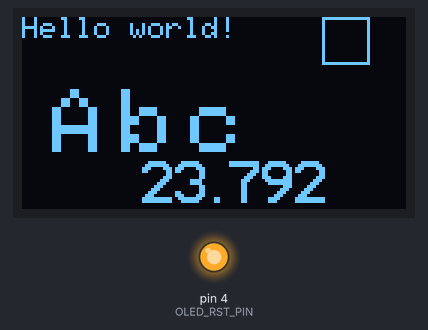
Bench run of a sketch on a simulated Arduino Uno, built with avr-gcc and run on an emulated ATmega328P. Parts: 128×64 one-colour display, output pins drawn as LEDs (lit = HIGH). Wiring (inferred from the names in the program): SSD1306 OLED at I2C address 0x3D.

Above: at 0.1 s.

The sketch:

OLED_test.ino
```cpp
#include <SSD1306_text.h>
#define OLED_RST_PIN  4

SSD1306_text oled(OLED_RST_PIN);

//------------------------------------------------------------------------------
void setup() {

// Initialize, optionally clear the screen
    oled.init();
    oled.clear();                 // clear screen

// Hello world - single sized character at row 0, pixel 0
    oled.write("Hello world!");

// Scaled characters, extra spacing
    oled.setCursor(3, 10);        // move cursor to row 3, pixel column 10
    oled.setTextSize(3, 8);       // 3X character size, spacing 8 pixels
    oled.write("Abc");

// Use print()
    float floatVal = 23.792;
    oled.setCursor(6,40);
    oled.setTextSize(2,1);
    oled.print(floatVal,3);

// Pseudo-graphics: Draw a box using direct writes
    oled.setCursor(0, 100);
    oled.sendData(0xFF);
    for (int i=0; i<14; i++) oled.sendData(0x01);
    oled.sendData(0xFF);
    oled.setCursor(1,100);
    oled.sendData(0xFF);
    for (int i=0; i<14; i++) oled.sendData(0x80);
    oled.sendData(0xFF);
}
//------------------------------------------------------------------------------

void loop() {}
```
